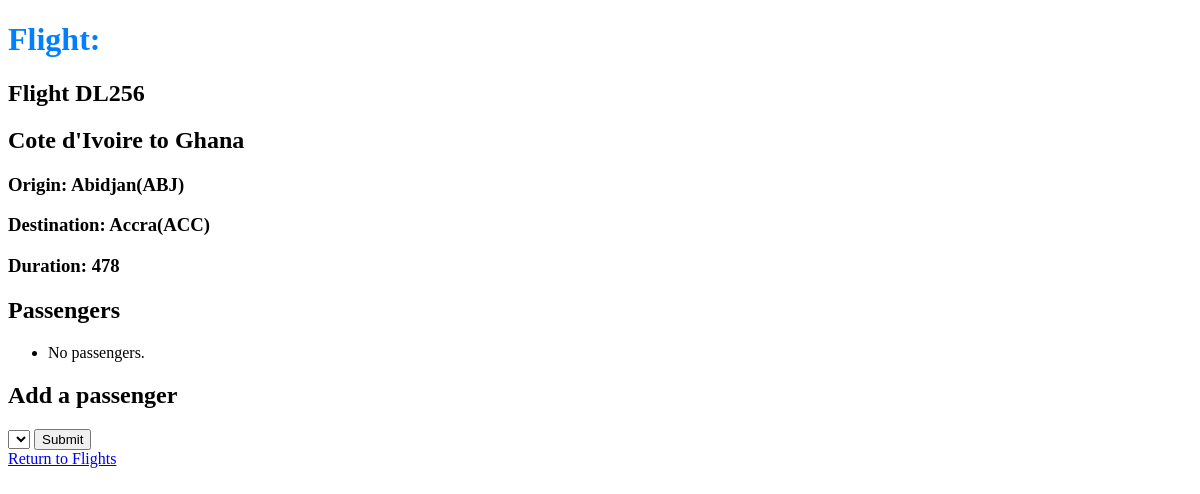
The app's page /flights/1, older data.
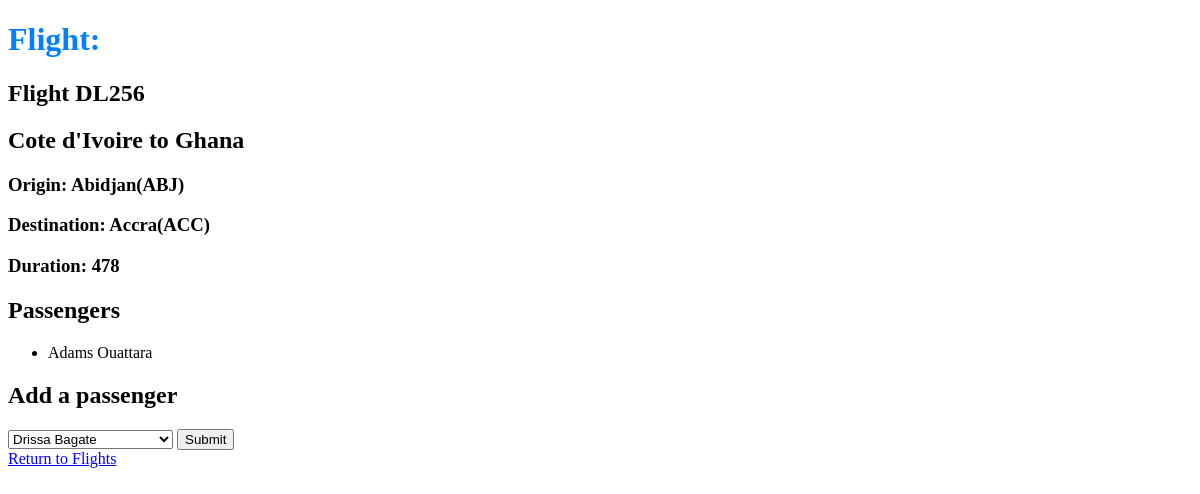
The same page, newer data.
### flights/models.py (models this page shows)
class Passenger(models.Model):
    first_name = models.CharField(max_length=64)
    last_name = models.CharField(max_length=64)
    flights = models.ManyToManyField(Flight, blank=True, related_name="passengers")
    def __str__(self):
        return f"{self.first_name} {self.last_name}"

### flights/views.py (the view)
# urls.py: path("<int:single_flight_id>",views.single_flight, name='single_flight'),
def single_flight(request, single_flight_id):
    flight = Flight.objects.get(id=single_flight_id)
    return render(request, "flights/single_flight.html", context={
        'single_flight': flight,
        "passengers": flight.passengers.all(),
        "non_passengers": Passenger.objects.exclude(flights=flight).all()
        })

### flights/models.py (called while the page is built)
    def __str__(self):
        return f"{self.city}({self.code})"

### flights/templates/flights/single_flight.html (shortened to what this page needs)
{% extends "flights/base.html" %}
{% block content %}
<h1>Flight:</h1>
    <h2>Flight {{single_flight.number}}</h2>
    <h2>{{single_flight.origin.country }} to {{single_flight.destination.country}}</h2>
    <h3>Origin: {{single_flight.origin}}</h3>
    <h3>Destination: {{single_flight.destination}}</h3>
    <h3>Duration: {{single_flight.duration}}</h3>
    <h2>Passengers</h2>
    <ul>
        {% for passenger in passengers %}
            <li>{{ passenger }}</li>
        {% empty %}
            <li> No passengers.</li>
        {% endfor %}
    </ul>
    <h2>Add a passenger</h2>
    <form action="{% url 'book' single_flight.id %}" method="post">
        <select name="passenger">
            {% for passenger in non_passengers %}
                <option value="{{ passenger.id }}">{{ passenger }}</option>
            {% endfor %}
        </select>
        <input type="submit">
    </form>
    <a href="{% url 'index' %}">Return to Flights</a>
{% endblock %}

Row changes from the older to the newer data that the page shows:
added Passenger: first_name+last_name "Adams Ouattara"
Text that changed along with them:
form field passenger: (not shown) → "Drissa Bagate"
text no longer shown: "No passengers."
